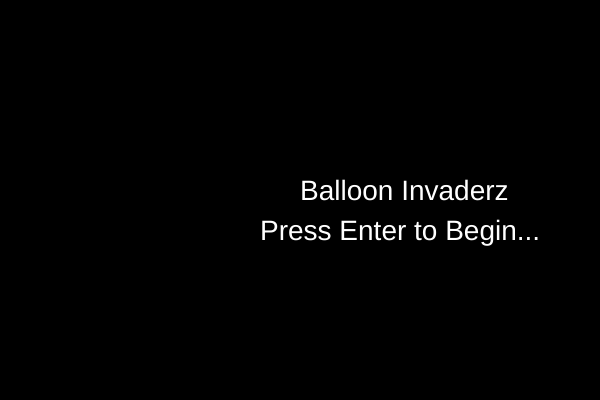
Frame 1 (no input)
Frame 60 (no input): identical to frame 1, image omitted
Frame 120 (the mouse pressed at the canvas centre since frame 60): identical to frame 1, image omitted

The p5.js sketch that drew this single still picture (run headless with seeded random() and noise() and a simulated clock; from frame 60 on, the mouse is pressed at the canvas centre):

// p5.js sketch
// ── sketch.js
function setup() {
    mode = MAIN_MENU;
    createCanvas(600,400);
    ship = new Ship();
    for (let i = 0; i < BALLOON_COUNT; i++) {
        balloons[i] = new Balloon(i*80+80, 60);    
    }
}

function draw() {
    background(0);
    if(mode === MAIN_MENU) {
        textSize(28);
        fill(255);
        text("Balloon Invaderz", width/2 ,height/2);
        text("Press Enter to Begin...", width/2 - 40, height/2 + 40);
    }
    if(mode === WIN_GAME) {
        fill(255);
        text("You Win!", width/4, height/4);
        text("Total Shots: " + shotsFired + "    Score: " + totalScore, 0,40);
    }
    if(mode === GAME_OVER) {
        fill(255);
        text("You Lost!", width/4, height/4);
        text("Total Shots: " + shotsFired + "    Score: " + totalScore, 0,40);
    }
    if(mode === GAME) {
        ship.show();

        //ship movement
        if(keyIsDown(RIGHT_ARROW)) {
            if(ship.x < width){
                ship.move(RIGHT);
            }
        }
        if(keyIsDown(LEFT_ARROW)) {
            if(ship.x > 0) {
                ship.move(LEFT);
            }
        }

        //drops loop
        for (let i = 0; i < drops.length; i++) {
            drops[i].show();
            drops[i].move();
            if(drops[i].y < 0) {
                drops[i].evaporate(drops, i);
                continue;
            }
            for (let j = 0; j < balloons.length; j++) {
                
                if(drops[i].hits(balloons[j])) {
                    balloons[j].inflate();
                    drops[i].evaporate(drops, i);
                    totalScore++;
                    if(balloons[j].health < 1){
                        balloons[j].pop(balloons, j);
                    }
                    break;
                }
            }

        }
        //Ballons loop
        for (let i = 0; i < balloons.length; i++) {
            if(balloons[i].x > width || balloons[i].x < 0){
                balloons[i].shiftDown();
            }
            balloons[i].show();
            balloons[i].move();
            if(balloons[i].hits(ship)) {
                console.log("Balloon hit ship");
                mode = GAME_OVER;
            }
        }
        if(balloons.length === 0) {
            mode = WIN_GAME;
        }
        fill(255);
        text("Total Shots: " + shotsFired + "    Score: " + totalScore, 0,40);
    }
}

function keyPressed(){
    if(keyCode === 32) {
        if(drops.length < BULLET_MAX)
        {
            var drop = new Drop(ship.x, height);
            shotsFired++;
            drops.push(drop);
        }
    }
    if(keyCode === ENTER) {
        mode = GAME;
    }
}
// ── balloon.js
function Balloon (x, y) {
    this.x = x;
    this.y = y;
    this.r = 30;
    this.xDir = BALLOON_SPEED;
    this.health = BALLOON_HEALTH;

    this.show = function() {
        fill(250,0,200);
        ellipse(this.x, this.y, this.r*2, this.r*2);
    }

    this.inflate = function() {
        this.r += 2;
        this.health--;
    }

    this.move = function () {
        this.x += this.xDir;
    }

    this.shiftDown = function() {
        this.y += this.r;
        this.xDir *= -1;
    }

    this.pop = function(balloons, index) {
        balloons.splice(index, 1);
    }

    this.hits = function(obj) {
        var d = dist(this.x, this.y, obj.x, obj.y);
        return d < this.r + obj.r;
    }
}
// ── constants.js
//Constants
const LEFT = -2;
const RIGHT = 2;
const BALLOON_COUNT = 6;
const BALLOON_HEALTH = 10;
const BULLET_SPEED = 3;
const BULLET_MAX = 3;
const BALLOON_SPEED = 2;

//Modes
const MAIN_MENU = 0;
const GAME = 1;
const GAME_OVER = 2;
const WIN_GAME = 3;

//Variables
var mode;
var ship;
var drops =[];
var balloons = [];
var shotsFired = 0;
var totalScore = 0;
// ── drop.js
function Drop (x, y) {
    this.x = x;
    this.y = y;
    this.r = 8;
    this.toDelete = false;

    this.show = function() {
        noStroke();
        fill(50,0,250);
        ellipse(this.x, this.y, this.r*2, this.r*2);
    }

    this.move = function() {
        this.y -= BULLET_SPEED;
    }

    this.hits = function (obj) {
        var d = dist(this.x, this.y, obj.x, obj.y);
        return d < this.r + obj.r;
    }

    this.evaporate = function (drops, index) {
        drops.splice(index,1);
    }
}
// ── ship.js
function Ship () {
    this.x = width/2;
    this.y = height - 10;
    this.r = 10;


    this.show = function() {
        fill(255);
        rectMode(CENTER);
        rect(this.x, height-20, 20, 20);
    }
    this.move = function (dir) {
        this.x += dir;
    }
}
